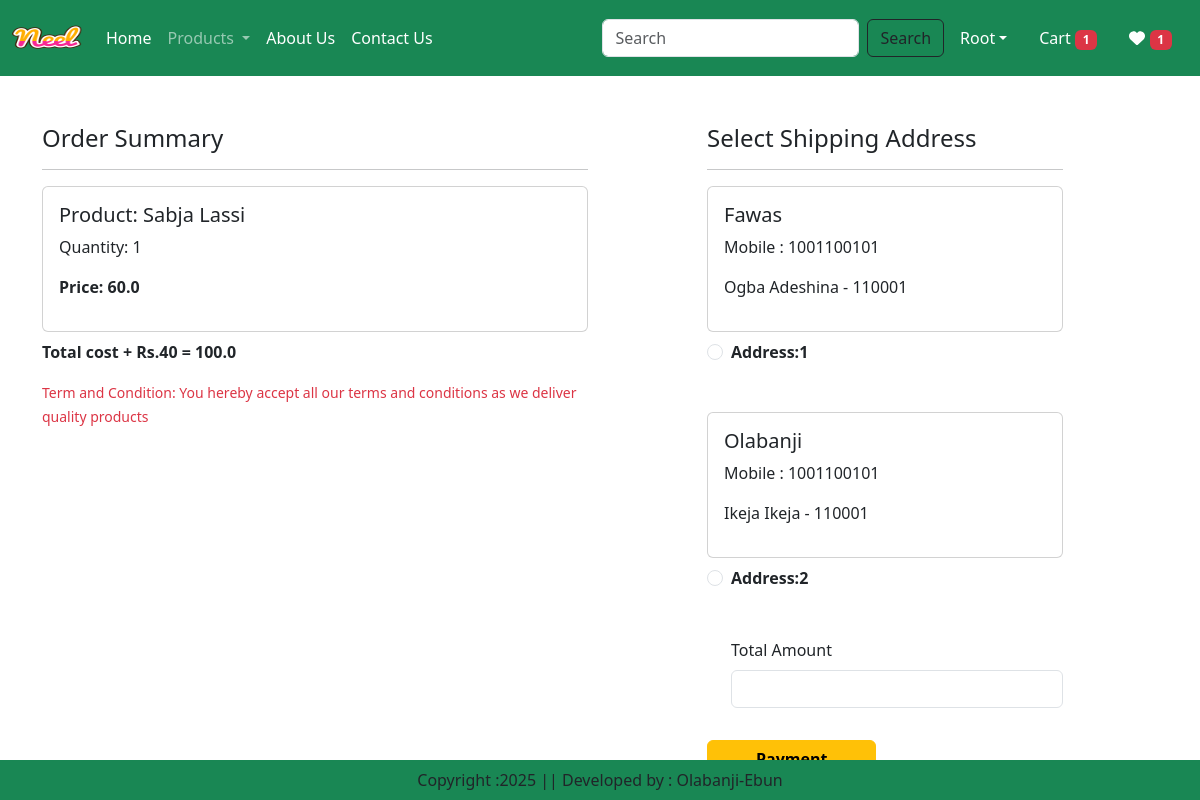
/checkout/ (signed in), run on an earlier commit of the app's database.
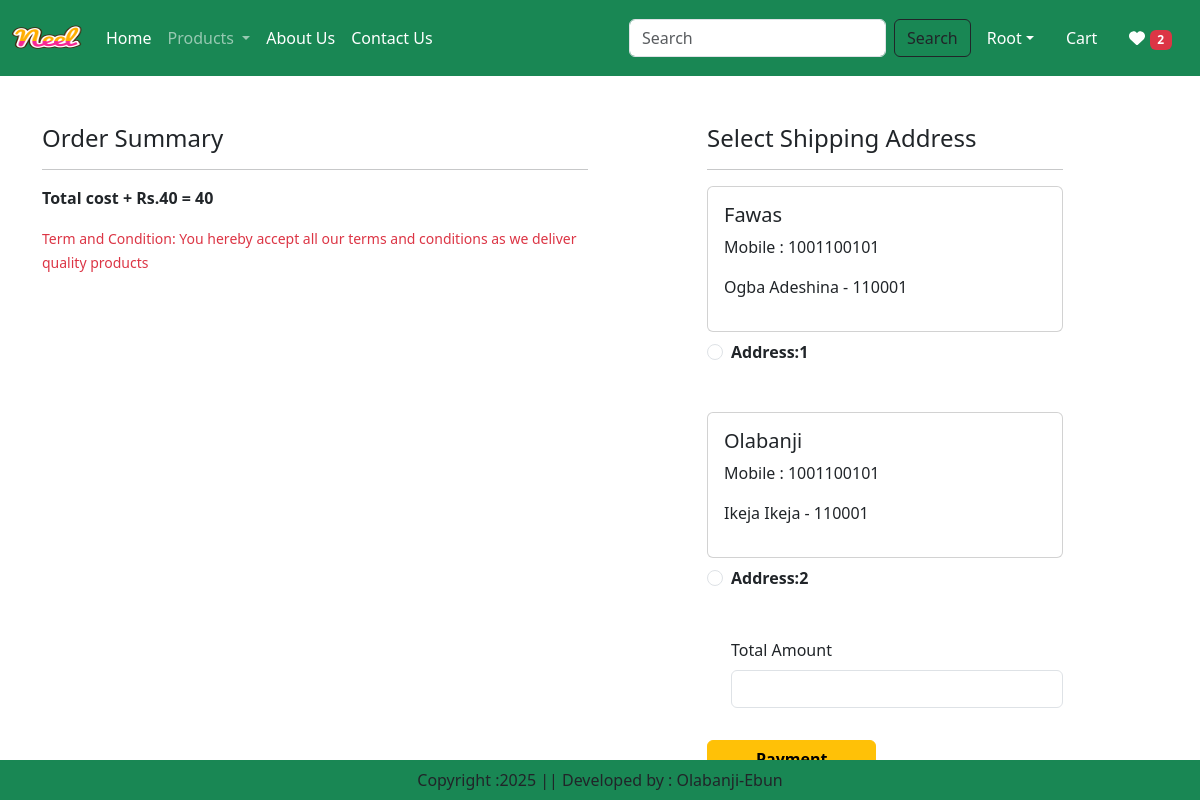
And on a later commit of the database.
### app/models.py (models this page shows, shortened)
class Cart(models.Model):
    user = models.ForeignKey(User, on_delete=models.CASCADE)
    product = models.ForeignKey(Product, on_delete=models.CASCADE)
    quantity = models.PositiveIntegerField(default=1)

class Product(models.Model):
    title = models.CharField(max_length=100)
    selling_price = models.FloatField()
    discounted_price = models.FloatField()
    description = models.TextField()
    composition = models.TextField(default='')
    prodapp = models.TextField(default='')
    category = models.CharField(choices=CATEGORY_CHOICES, max_length=2)
    product_image = models.ImageField(upload_to='product')

class Customer(models.Model):
    user = models.ForeignKey(User, on_delete=models.CASCADE)
    name = models.CharField(max_length=200)
    locality = models.CharField(max_length=200)
    city = models.CharField(max_length=50)
    mobile = models.IntegerField(default=0)
    zipcode = models.IntegerField()
    state = models.CharField(choices=STATE_CHOICES,max_length=100)

### app/views.py (the view)
# urls.py: path('checkout/', views.checkout.as_view(), name='checkout'),
@method_decorator(login_required, name="dispatch")
class checkout(View):
    def get(self, request):
        totalitem = 0
        wishitem = 0
        if request.user.is_authenticated:
            totalitem = len(Cart.objects.filter(user=request.user))
            wishitem = len(Wishlist.objects.filter(user=request.user))
        user = request.user
        add= Customer.objects.filter(user=user)
        cart_items = Cart.objects.filter(user=user)
        famount = 0
        for p in cart_items:
            value = p.quantity * p.product.discounted_price
            famount = famount + value
        totalamount = famount + 40
        return render(request, 'app/checkout.html',locals())

### app/templates/app/checkout.html (shortened to what this page needs)
{% extends "app/base.html" %}
{% load static %}
{% block main-content %}
<div class="container">
<div class="row mt-5">
    <div class="col-sm-6">
        <h4>Order Summary</h4>
        <hr>
        {% for item in cart_items %}
        	<div class="card mb-2">
                <div class="card-body">
                    <h5>Product: {{ item.product.title }}</h5>
                    <p>Quantity: {{ item.quantity }}</p>
                    <p class="fw-bold">Price: {{ item.product.discounted_price }}</p>
                </div>
            </div>
        {% endfor %}
        <p class="fw-bold">Total cost + Rs.40 = {{ totalamount }}</p>
        <small class="text text-danger">Term and Condition: You hereby accept all our terms and conditions as we deliver quality products</small>
    </div>
    <div class="col-sm-4 offset-sm-1">
        <h4>Select Shipping Address</h4>
        <hr>
        <form method="post" id="myform">
            {% for ad in add %}
                <div class="card">
                    <div class="card-body">
                        <h5>{{ ad.name }}</h5>
                        <p>Mobile : {{ ad.mobile }}</p>
                        <p>{{ ad.locality }} {{ ad.city }} {{ add.state }} - {{ ad.zipcode }}</p>
                    </div>
                </div>
                <div class="form-check mt-2 mb-5">
                    <input class="form-check-input" type="radio" name="custid" id="custadd{{ forloop.counter }}" value="{{ ad.id }}">
                    <label class="form-check-label fw-bold" for="custadd{{ forloop.counter }}">Address:{{ forloop.counter }} </label>
                </div>
            {% endfor %}
                <div class="form-check mb-3">
                    <label for="totalamount" class="form-label">Total Amount</label>
                    <input type="number" class="form-control" name="totalamount" value="{{ totalamount }} readonly">
                </div>
                <div>
                    <button id="rzp-button1" type="submit" class="btn btn-warning mt-3 px-5 fw-bold">Payment</button>
                </div>
        </form>
    </div>
</div>
</div>
{% endblock main-content %}

### app/templates/app/base.html (shortened to what this page needs)
<!DOCTYPE html>
{% load static %}
<html lang="en">
  <head>
    <link
      href="https://cdn.jsdelivr.net/npm/bootstrap@5.3.3/dist/css/bootstrap.min.css"
      rel="stylesheet"
    />
    <link rel="stylesheet" href="{% static 'app/css/owl.carousel.min.css' %}" />
    <link rel="stylesheet" href="{% static 'app/css/all.min.css' %}" />
    <link rel="stylesheet" href="{% static 'app/css/style.css' %}?v=2">
    <link href="{% static '/fontawesomefree/css/fontawesome.css' %}" rel="stylesheet" type="text/css">
    <link href="{% static '/fontawesomefree/css/brands.css' %}" rel="stylesheet" type="text/css">
    <link href="{% static '/fontawesomefree/css/solid.css' %}" rel="stylesheet" type="text/css">
  </head>
  <body>
    <nav class="navbar navbar-expand-lg navbar-dark bg-success">
      <div class="container-fluid">
        <a class="navbar-brand" href="#">
          <img src="{% static "app/images/neel.png" %}" width="70" height="50"/>
        </a>
        <div class="collapse navbar-collapse" id="navbarSupportedContent">
          <ul class="navbar-nav me-auto mb-2 mb-lg-0">
              {% if request.user.is_authenticated %}
            <li class="nav-item">
              <a class="nav-link active" aria-current="page" href="{% url 'home' %}">Home</a>
            </li>
            <li class="nav-item dropdown">
              <a
                class="nav-link dropdown-toggle"
                href="#"
                role="button"
                data-bs-toggle="dropdown"
                aria-expanded="false"
              >
                Products
              </a>
            </li>
            <li class="nav-item">
              <a class="nav-link text-white" href="{% url 'about' %}">About Us</a>
            </li>
            <li class="nav-item">
              <a class="nav-link text-white" href="{% url 'contact' %}">Contact Us</a>
            </li>
          </ul>
          <form class="d-flex" role="search" action="/search">
            <input class="form-control me-2" type="search" placeholder="Search" name="search" aria-label="Search"/>
            <button class="btn btn-outline-dark" type="submit">Search</button>
          </form>
        </div>
        <ul class="navbar-nav me-auto mb-2 mb-lg-0">
          <li class="nav-item dropdown mx-2">
            <a class="nav-link dropdown-toggle text-white" href="#" id="profileDropdown" role="button" data-bs-toggle="dropdown" aria-expanded="false"><span class="text-capitalize">{{ request.user }}</span></a>
          </li>
          <li class="nav-item mx-2">
            <a href="{% url 'showcart' %}" class="nav-link text-white">Cart <span class="badge bg-danger">{% if totalitem > 0 %} {{ totalitem }} {% endif %}</span></a>
          </li>
          <li class="nav-item mx-2">
            <a href="{% url 'showwishlist' %}" class="nav-link text-white"><i class="fa fa-heart"></i> <span class="badge bg-danger">{% if wishitem > 0 %} {{ wishitem }} {% endif %}</span></a>
          </li>
            {% endif %}
        </ul>
      </div>
    </nav>
    {% block main-content %}{% endblock main-content %}
    <footer
      class="conatiner-fluid fixed-bottom bg-success text-center p-2 mt-5"
    >
      Copyright :2025 || Developed by : Olabanji-Ebun
    </footer>
  </body>
</html>

What changed in the data, as far as the page shows it:
removed Cart: product "Sabja Lassi", quantity "1", product.discounted_price "60.0"
Also different on the page:
{{ wishitem }}: "1" → "2"
{{ totalamount }}: "100.0" → "40"
{{ totalitem }}: "1" → (not shown)
